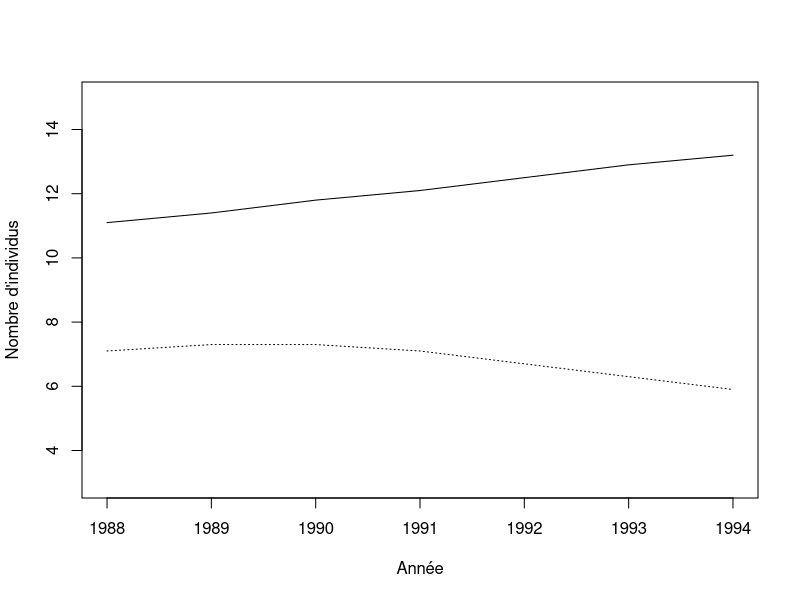
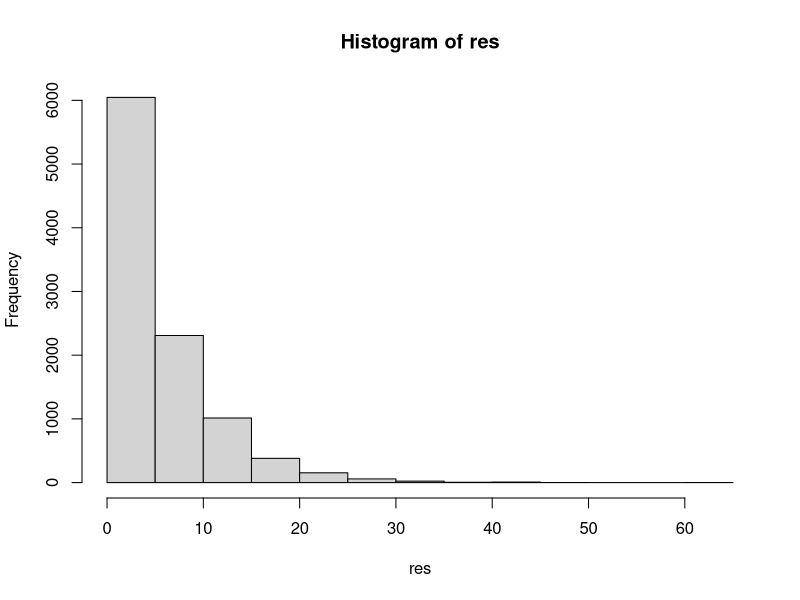
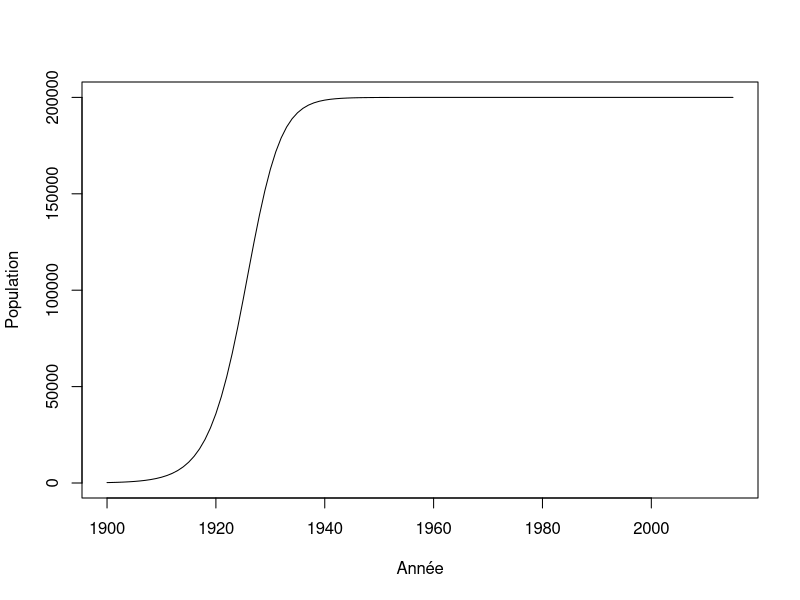
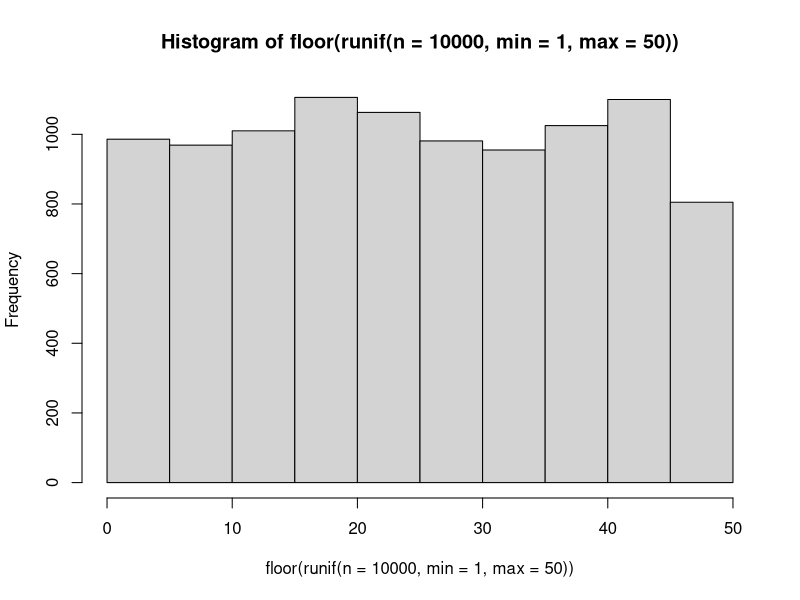
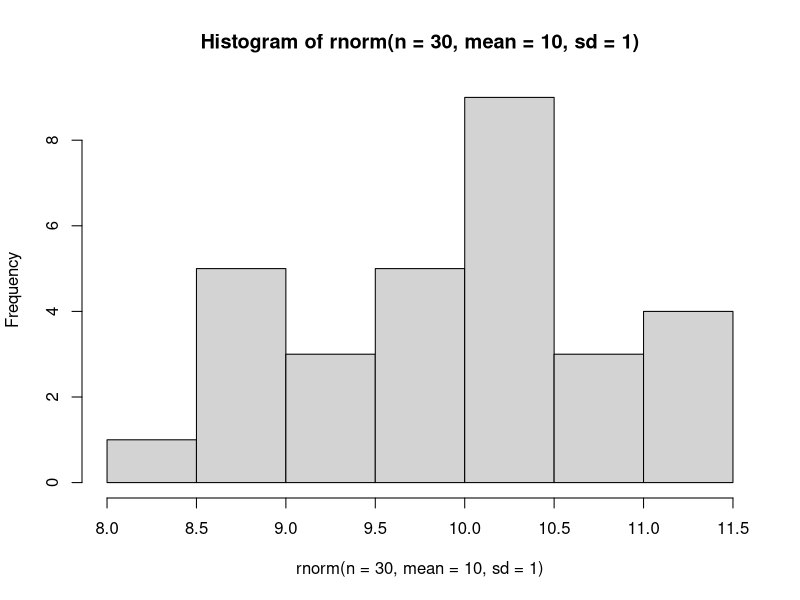
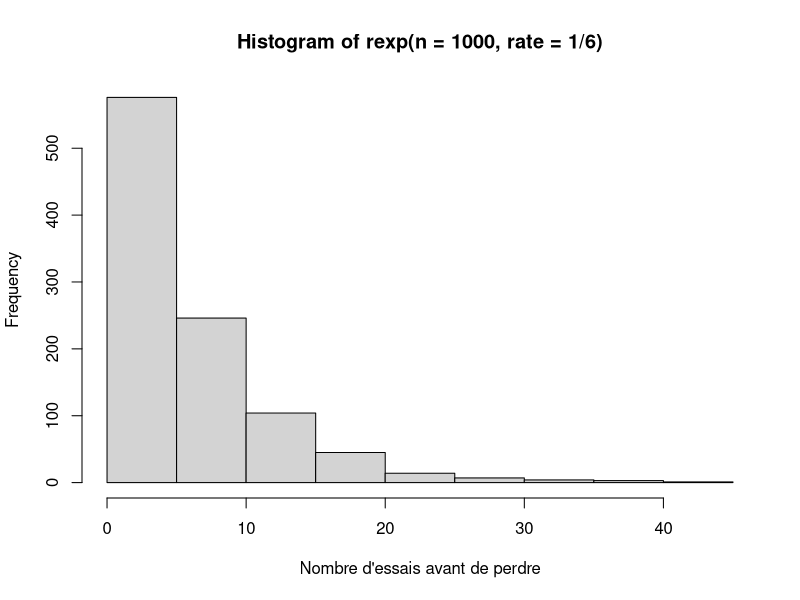
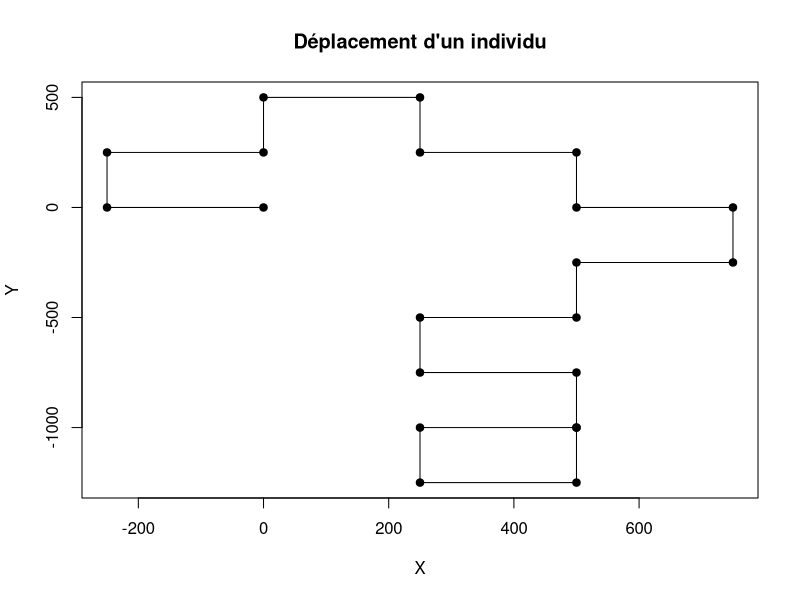
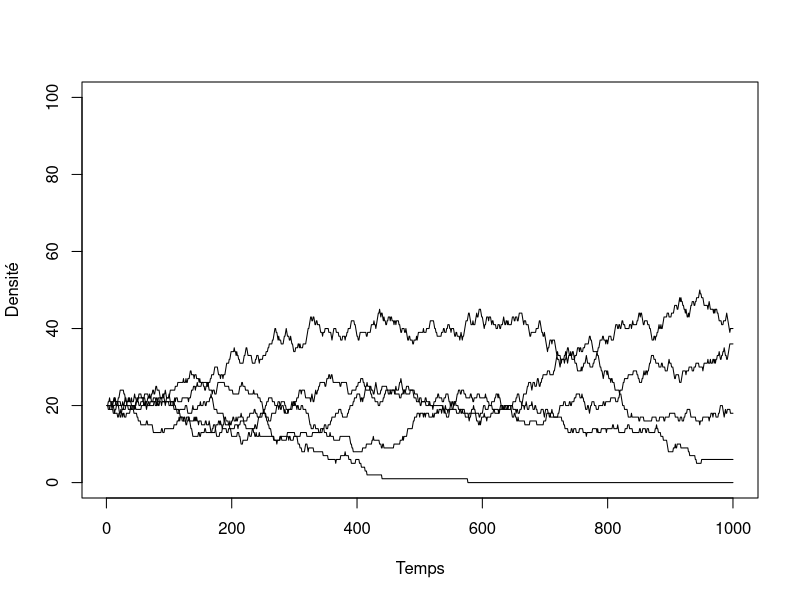

Recreate these plots in R, in order.
## ---- chunk 1
donnees <- matrix(nr = 7, nc = 2)
donnees[,1] <- c(11.1,11.4,11.8,12.1,12.5,12.9,13.2) #Cameroun
donnees[,2] <- c(7.1,7.3,7.3,7.1,6.7,6.3,5.9) #Rwanda
an <- c(1988:1994)
donnees
## ---- chunk 2
plot(an, donnees[,1], type = "l", xlab = "Année", ylab = "Nombre d'individus", ylim=c(3,15), cex=2)
lines(an, donnees[,2], lty = 3)
## ---- chunk 3
lambda <- matrix(nrow = 6, ncol = 2)
lambda[1,1] <- (donnees[2,1] - donnees[1,1]) / donnees[1,1]
## ---- chunk 4
lambda[2,1] <- (donnees[3,1] - donnees[2,1]) / donnees[2,1]
## ---- chunk 5
depart <- 1
fin <- 5
for(etape in depart:fin) {
    print(etape)
}
## ---- chunk 6
for(etape in c("Bonjour", "programmeurs", "en R")) {
    print(etape)
}
## ---- chunk 7
for(etape in 1:5) {
    print(etape*2)
}
## ---- chunk 8
for(C in -50:100) {
    cat("Pour C = ",C," on obtient F = ",1.8*C + 32, '\n')
}
## ---- chunk 9
test <- runif(5, 0,1)
for(etape in 1:5) {
    print(test[etape])
}
## ---- chunk 10
for(etape in 1:8) {
    cat("À l'étape", etape, ", la boucle est complétée à", etape/8*100, "%.", '\n')
}
## ---- chunk 11
n <- 1
for(etape in -2:5) {
    cat("etape = ",etape, " n = ",n, '\n')
    n <- n + 1
}
## ---- chunk 12
n <- 1
for(etape in 1:10) n <- n*etape
n
## ---- chunk 13
ma_matrice <- matrix(nrow = 5, ncol = 3)
n <- 1
for(i in 1:5) {
    for(j in 1:3) {
        ma_matrice[i,j] <- n
        n <- n + 1
    }
}
ma_matrice
## ---- chunk 14
piece <- c("pile","face")
combinaison = "face-face"
while(combinaison != "pile-pile") {
    essai1 <- sample(piece, 1)
    essai2 <- sample(piece, 1)
    combinaison <- paste(essai1, "-" , essai2, sep = "")
    print(combinaison)
}
## ---- chunk 15
de <- c(1:6)
n_test <- 10000
res <- numeric(n_test)
for(i in 1:n_test) {
	n <- 0
	face <- 0
	while(face != 1) {
		face <- sample(de,1)
		n <- n + 1
	}
	res[i] <- n
}
mean(res)
## ---- chunk 16
hist(res)
## ---- chunk 17
r <- 0.3
N <- 220
K <- 200000
step <- 1
while(N < K/2) {
    N <- N + r * N * (1 - N/K)
    step <- step + 1
}
step
## ---- chunk 18
r <- 0.3
K <- 200000
n_steps <- 115
N <- numeric(n_steps+1)
N[1] <- 220

for(i in 2:(n_steps+1)) {
    N[i] <- N[i-1] + r * N[i-1] * (1 - N[i-1]/K)
}
N[25:30]
## ---- chunk 19
plot(c(1900:2015), N, type = "l", xlab = "Année", ylab = "Population")
## ---- chunk 20
X <- runif(n = 10)
res <- numeric(10)
for(i in 1:10) {
    if(X[i] < 0.3) {
        res[i] <- "plus petit"
    }
    else {
        res[i] <- "plus grand"
    }
}
cbind(X,res)
## ---- chunk 21
res2 <- numeric(10)
for(i in 1:10) {
    if(X[i] > 0.2 & X[i] < 0.6) {
        res2[i] <- "oui"
    }
    else {
        res2[i] <- "non"
    }
}
cbind(X,res2)
## ---- chunk 22
res2 <- numeric(10)
res2[X > 0.2 & X < 0.6] <- "oui"
res2[X < 0.2 | X > 0.6] <- "non"
cbind(X,res2)
## ---- chunk 23
tri <- function(x){
	# Calcul de la dimension du vecteur
	taille = length(x)
	ordre = "NON"
	# Boucle qui tourne jusqu'à ce que tout soit en ordre
	while(ordre == "NON") {
		ordre = "OUI"
		# Boucle qui passe tous les éléments en paires
		for(i in 1:(taille-1)) {
			if(x[i+1] < x[i]) {
				# Inversion des deux lettres
				x[c(i,i+1)] = x[c(i+1,i)]
				# Comme un changement a été fait, l'ordre
				# n'est pas encore garanti
				ordre = "NON"
			}
		}
	}
	return(x)
}
tri(c("E", "Z", "F", "C", "D"))

## ---- chunk 24
valeurs = c("2", "3", "4", "5", "6", "7", "8", "9", "10", "valet", "reine", "roi", "as")
couleurs = rep(c("pique", "trèfle", "carreau", "coeur"),each = 13)
cartes = paste(valeurs,"-",couleurs)
tirage = function(n, cartes) {
    sample(x = cartes, size = n, replace = FALSE)
}
tirage(3, cartes)
## ---- chunk 25

scrabble <- read.table(file = "./donnees/lettres.txt", header=TRUE, sep = " ")
res <- sample(scrabble[,1],7)
res

## ---- chunk 26
hist(floor(runif(n = 10000, min = 1, max = 50)))
## ---- chunk 27
hist(rnorm(n = 30, mean = 10, sd = 1))
## ---- chunk 28
rbinom(n = 10, size = 1, prob = 0.5)
## ---- chunk 29
rmultinom(n = 3, size = 1, prob = rep(1/6, 6))
## ---- chunk 30
hist(rexp(n = 1000, rate = 1/6),
xlab = "Nombre d'essais avant de perdre")
## ---- chunk 31
set.seed(1)
p <- 0.55
alea <- runif(n = 1, min = 0, max = 1)
if(alea < p) res = "pile" else res = "face"
res
## ---- chunk 32
set.seed(1)
## ---- chunk 33

X <- runif(n = 10000, min = 0, max = 1)
p = 0.2
res <- numeric(length = 10000)
res[X<p] <- 1
sum(res)

10000*p
## ---- chunk 34
# Fonction qui permet de modifier la direction de marche de la personne
#
# ENTREES:
#   DirectionDepart:    la direction vers laquelle la personne se deplace pour le moment.
#   Probabilite:        un vecteur contenant les probabilites d'aller dans l'une ou l'autre des directions. 
#                       Probabilite = c(ProbabiliteGauche, ProbabiliteDroite)
#
# SORITES:
#   NouvelleDirection:  la direction vers laquelle la personne va se deplacer au prochain carrefour.
#
ChangerDirection = function(DirectionDepart, Probabilite){
  
  # A COMPLETER: Mettre la condition pour tourner a gauche
  if(runif(1,0,1) < Probabilite[1]){ # <-- Manque du code
    # On tourne a gauche
    NouvelleDirection = DirectionDepart - pi/2
  }
  else{
    # On tourne a droite
    NouvelleDirection = DirectionDepart + pi/2
  }
  
  return(NouvelleDirection)
  
}

# Fonction qui permet de calculer les nouvelles coordonnees de la personne suite a un deplacement
#
# ENTREES:
#   PositionCourante:   un vecteur contenant la position de la personne pour le moment.
#                       PositionCourante = c(PositionX, PositionY)
#   Direction:          la direction vers laquelle la personne va se deplacer.
#
# SORITES:
#   NouvellePosition:   un vecteur contenant la position de la personne apres son deplacement.
#                       NouvellePosition = c(NouvellePositionX, NouvellePositionY)
#
Deplacement = function(PositionCourante, Direction){
  
  # A COMPLETER: Calcul des nouvelles coordonnées
  NouvellePositionX = PositionCourante[1] + sin(Direction)*250 # <-- Manque du code
  NouvellePositionY = PositionCourante[2] + cos(Direction)*250 # <-- Manque du code
  
  # On place les nouvelles positions pour chacune des coordonnees dans un vecteur
  NouvellePosition = c(NouvellePositionX, NouvellePositionY)
  
  return(NouvellePosition)
}
## ---- chunk 35
# ChangerDirection = function(DirectionDepart, Probabilite){...}
# Deplacement = function(PositionCourante, Direction){...}

nsteps = 20
xy = matrix(0,nrow = 21, ncol = 2)
xy[1,] = c(0,0)
direction = 0
probabilite = c(0.5,0.5)
set.seed(2)
for(step in 2:(nsteps+1)) {
  
  # Calcul de la nouvelle direction
  direction = ChangerDirection(direction, probabilite)
 
  # Calcul des nouvelles coordonnees
  xy[step,] = Deplacement(xy[step-1,], direction)
}
## ---- chunk 36
plot(xy[,1],xy[,2], type = "l", 
    xlab = "X", ylab = "Y", main = "Déplacement d'un individu")
points(xy[,1],xy[,2],pch = 19)
## ---- chunk 37
etats <- c("A", "B", "C", "D", "E")
p = c(0.1, 0.5, 0.2, 0.05, 0.15)
sum(p)

# On utilise cumsum pour calculer la probabilité cumulative
cump <- cumsum(p)
cump
## ---- chunk 38
alea <- runif(1,0,1)
alea
n_etats <- 5; i = 1; plus_petit = FALSE
while(plus_petit == FALSE) {
    if(alea < cump[i]) {
        decision = etats[i]
        plus_petit = TRUE
    }
    else {
        i = i + 1
    }
}
decision
## ---- chunk 39
tirage <- function(p) {
    etats <- c("A", "B", "C", "D", "E")
    res <- rmultinom(n=1,size=1,prob=p)
    etats[which(res==1)]
}
tirage(p)
## ---- chunk 40
nsteps <- 1000
S <- 5
K <- 100
N <- matrix(nr = nsteps, nc = S)

# Une fonction utile pour faire des tirages
# Elle retourne la position de l'espèce pigée au hasard
tirage  <- function(p) {
    res <- rmultinom(n=1,size=1,prob=p)
    return(which(res==1))
}
## ---- chunk 41
# On démarre la simulation avec 20 individus par espèce
N[1,] =rep(K/S, S)

# La boucle principale
for(step in 2:nsteps) {

    # Calcul de l'abondance relative
    p = N[step-1,] / K

    # On tire l'identité de l'espèce qui meurt
    ID_mort = tirage(p)

    # On applique le changement
    N[step,] = N[step-1,]
    N[step,ID_mort] = N[step,ID_mort] - 1

    # On tire l'identité de la recrue
    ID_recrue = tirage(p)
    N[step,ID_recrue] = N[step,ID_recrue] + 1
}
## ---- chunk 42
# Illustration des résultats
plot(c(1:nsteps), N[,1], type = "l", ylim = c(0,K),
    xlab = "Temps", ylab = "Densité")
for(i in 2:S) lines(c(1:nsteps), N[,i])
## ---- chunk 43
x = runif(1000)
system.time(sort(x))
system.time(tri(x))

## ---- chunk 44
n = 2*10^seq(1,3,0.1)
res = numeric(length(n))
for(i in 1:length(res)) {
	x = runif(n[i])
	res[i] = system.time(tri(x))[3]
}
plot(n,res, type = "l", xlab = "Taille", ylab = "Temps")
## ---- chunk 45
f1 <- function(x) {
	taille <- length(x)
	x2 <- numeric(taille)
	for(i in 1:taille) if(x[i] < 0.5) x2[i] <- 1
}
f2 <- function(x) {
	x2 <- x*0
	x2[x<0.5] <- 1
}
## ---- chunk 46
x = runif(1000000)
system.time(f1(x))
system.time(f2(x))
## ---- chunk 47
f1 <- function(x) {
	res <- numeric(ncol(x))
	for(j in 1:ncol(x)) {
		for(i in 1:nrow(x)){
			res[x] = res[j] + x[i,j]
		}
	}
}
X = matrix(runif(100*100),nr=100,nc=100)
## ---- chunk 48
system.time(rowSums(X))
system.time(apply(X,2,sum))
system.time(f1(X))
## ---- chunk 49

quadrats <- read.table(file = "./donnees/quadrats.txt", header=TRUE, sep = ";")
head(quadrats)
